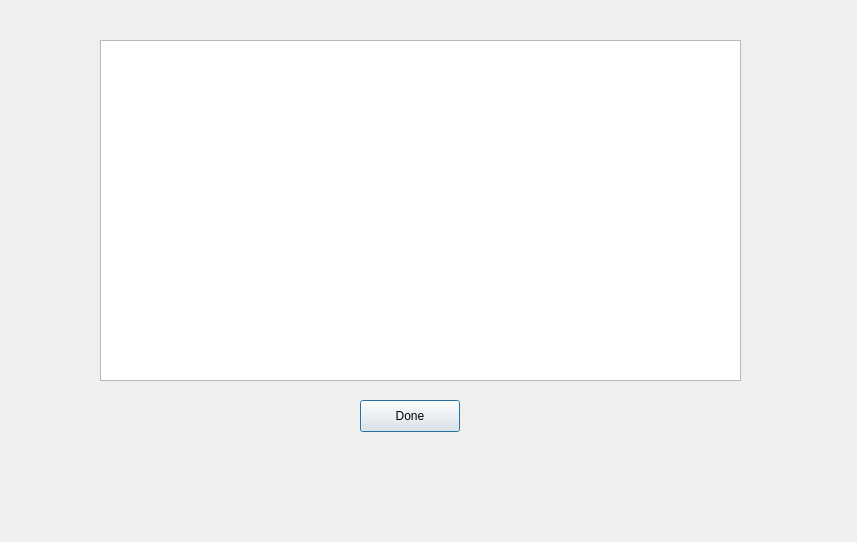
<?xml version="1.0" encoding="UTF-8"?>
<ui version="4.0">
 <class>listcourses</class>
 <widget class="QDialog" name="listcourses">
  <property name="geometry">
   <rect>
    <x>0</x>
    <y>0</y>
    <width>857</width>
    <height>542</height>
   </rect>
  </property>
  <property name="windowTitle">
   <string>Dialog</string>
  </property>
  <widget class="QPushButton" name="Done_Button">
   <property name="geometry">
    <rect>
     <x>360</x>
     <y>400</y>
     <width>100</width>
     <height>32</height>
    </rect>
   </property>
   <property name="text">
    <string>Done</string>
   </property>
  </widget>
  <widget class="QTableWidget" name="tableWidget">
   <property name="geometry">
    <rect>
     <x>100</x>
     <y>40</y>
     <width>641</width>
     <height>341</height>
    </rect>
   </property>
  </widget>
 </widget>
 <resources/>
 <connections/>
</ui>
